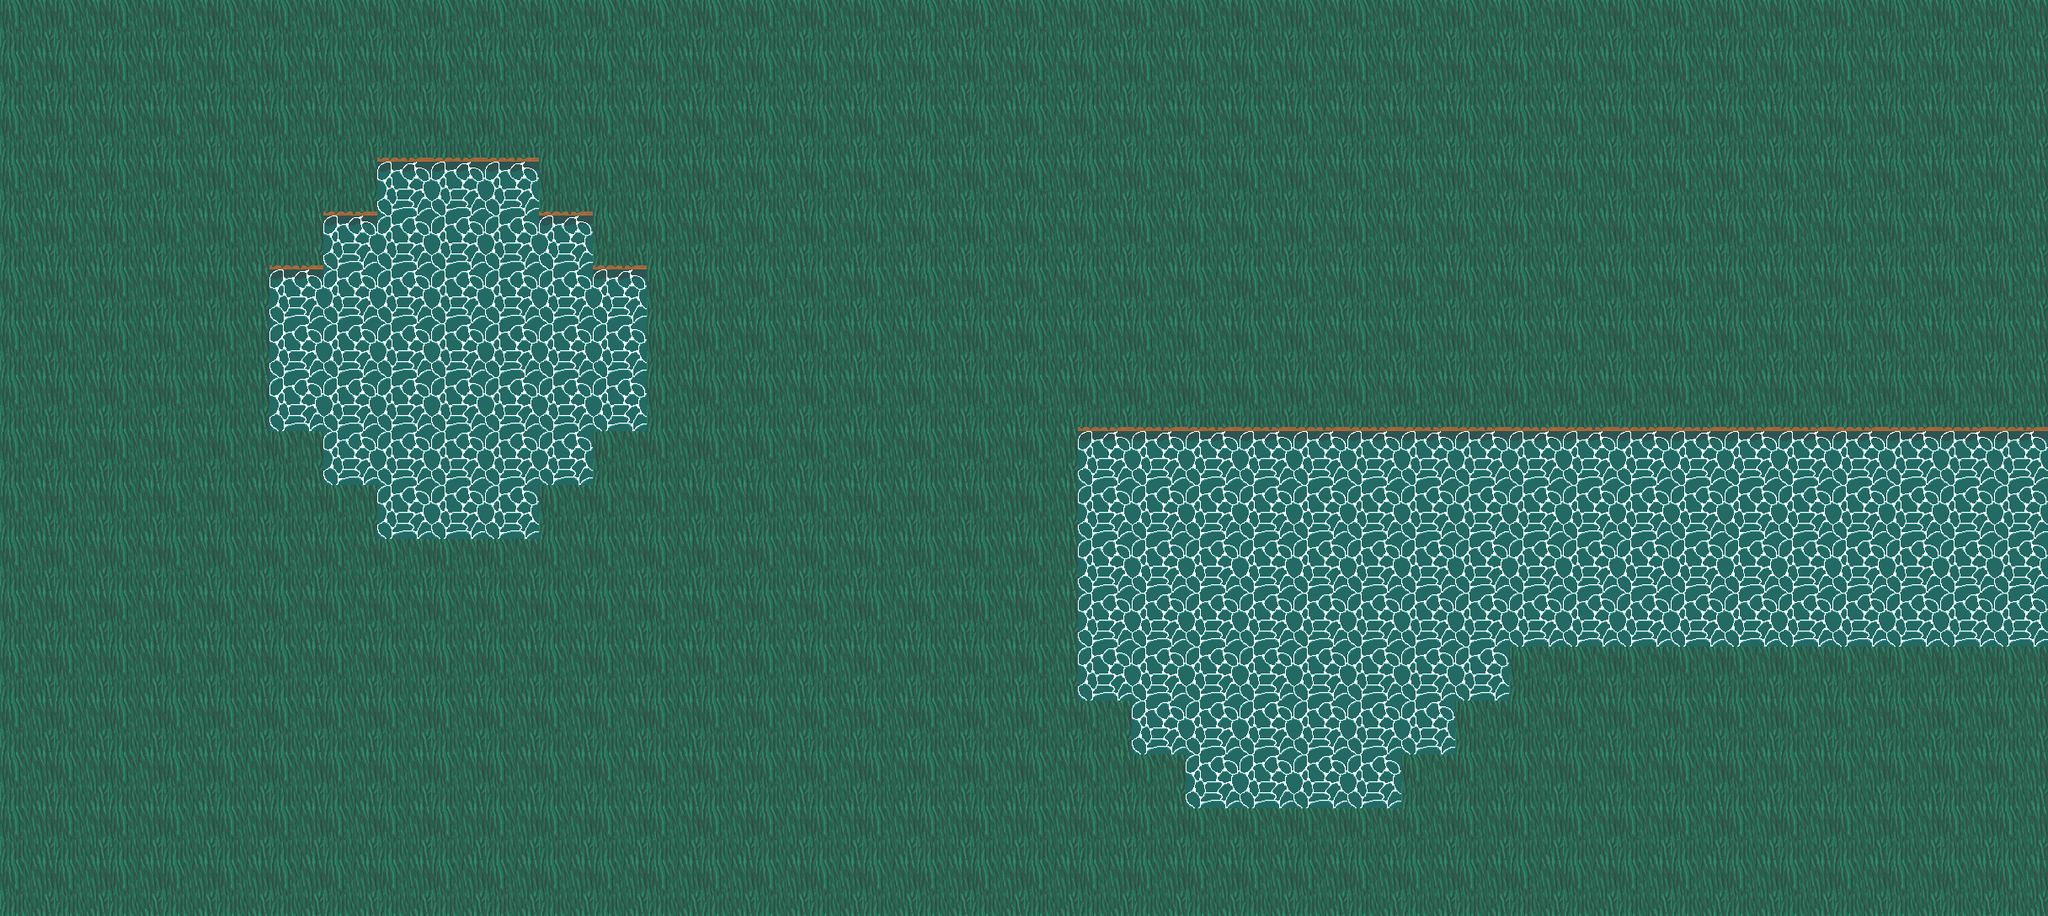

Rendered tile map (Tiled .tmx) drawn with the repository's tilesets; below, a short description and the full map source, tile grids included:
An orthogonal 38x17 tile map with 64x64 px tiles, 1 tile layer (Tile Layer 1).

<map version="1.0" tiledversion="1.1.6" orientation="orthogonal" renderorder="right-down" width="38" height="17" tilewidth="64" tileheight="64" infinite="0" nextobjectid="1">
 <tileset firstgid="1" source="Tileset.tsx" />
 <layer name="Tile Layer 1" width="38" height="17">
  <data encoding="csv">
1,1,1,1,1,1,1,1,1,1,1,1,1,1,1,1,1,1,1,1,1,1,1,1,1,1,1,1,1,1,1,1,1,1,1,1,1,1,
1,1,1,1,1,1,1,1,1,1,1,1,1,1,1,1,1,1,1,1,1,1,1,1,1,1,1,1,1,1,1,1,1,1,1,1,1,1,
1,1,1,1,1,1,1,2,2,2,1,1,1,1,1,1,1,1,1,1,1,1,1,1,1,1,1,1,1,1,1,1,1,1,1,1,1,1,
1,1,1,1,1,1,2,26,26,26,2,1,1,1,1,1,1,1,1,1,1,1,1,1,1,1,1,1,1,1,1,1,1,1,1,1,1,1,
1,1,1,1,1,2,26,3,3,3,26,2,1,1,1,1,1,1,1,1,1,1,1,1,1,1,1,1,1,1,1,1,1,1,1,1,1,1,
1,1,1,1,1,26,3,3,3,3,3,26,1,1,1,1,1,1,1,1,1,1,1,1,1,1,1,1,1,1,1,1,1,1,1,1,1,1,
1,1,1,1,1,3,3,3,3,3,3,3,1,1,1,1,1,1,1,1,1,1,1,1,1,1,1,1,1,1,1,1,1,1,1,1,1,1,
1,1,1,1,1,3,3,3,3,3,3,3,1,1,1,1,1,1,1,1,2,2,2,2,2,2,2,2,2,2,2,2,2,2,2,2,2,2,
1,1,1,1,1,1,3,3,3,3,3,1,1,1,1,1,1,1,1,1,26,26,26,26,26,26,26,26,26,26,26,26,26,26,26,26,26,26,
1,1,1,1,1,1,1,3,3,3,1,1,1,1,1,1,1,1,1,1,3,3,3,3,3,3,3,3,3,3,3,3,3,3,3,3,3,3,
1,1,1,1,1,1,1,1,1,1,1,1,1,1,1,1,1,1,1,1,3,3,3,3,3,3,3,3,3,3,3,3,3,3,3,3,3,3,
1,1,1,1,1,1,1,1,1,1,1,1,1,1,1,1,1,1,1,1,3,3,3,3,3,3,3,3,3,3,3,3,3,3,3,3,3,3,
1,1,1,1,1,1,1,1,1,1,1,1,1,1,1,1,1,1,1,1,3,3,3,3,3,3,3,3,1,1,1,1,1,1,1,1,1,1,
1,1,1,1,1,1,1,1,1,1,1,1,1,1,1,1,1,1,1,1,1,3,3,3,3,3,3,1,1,1,1,1,1,1,1,1,1,1,
1,1,1,1,1,1,1,1,1,1,1,1,1,1,1,1,1,1,1,1,1,1,3,3,3,3,1,1,1,1,1,1,1,1,1,1,1,1,
1,1,1,1,1,1,1,1,1,1,1,1,1,1,1,1,1,1,1,1,1,1,1,1,1,1,1,1,1,1,1,1,1,1,1,1,1,1,
1,1,1,1,1,1,1,1,1,1,1,1,1,1,1,1,1,1,1,1,1,1,1,1,1,1,1,1,1,1,1,1,1,1,1,1,1,1
</data>
 </layer>
</map>